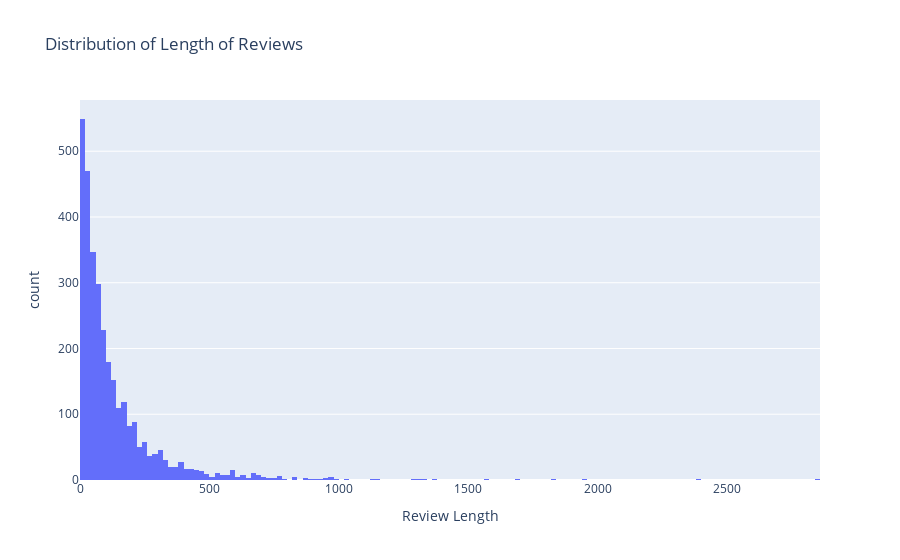

Notebook cell for this chart:
### Code cell
reviews=px.histogram(df,x="review_length",title='Distribution of Length of Reviews',labels={"review_length":"Review Length"})
reviews.show()

### Figure 1 — Plotly figure (JSON) as saved in the notebook; plotly's stock layout.template omitted (floating-point values rounded to 4 significant figures; data arrays with more than 128 entries replaced by an {"elided": "..."} marker saying what was removed)
{"data": [{"alignmentgroup": "True", "bingroup": "x", "hoverlabel": {"namelength": 0}, "hovertemplate": "Review Length=%{x}<br>count=%{y}", "legendgroup": "", "marker": {"color": "#636efa"}, "name": "", "offsetgroup": "", "orientation": "v", "showlegend": false, "type": "histogram", "x": {"elided": "3150 int values"}, "xaxis": "x", "yaxis": "y"}], "layout": {"barmode": "relative", "legend": {"tracegroupgap": 0}, "title": {"text": "Distribution of Length of Reviews"}, "xaxis": {"anchor": "y", "domain": [0, 1], "title": {"text": "Review Length"}}, "yaxis": {"anchor": "x", "domain": [0, 1], "title": {"text": "count"}}}}
